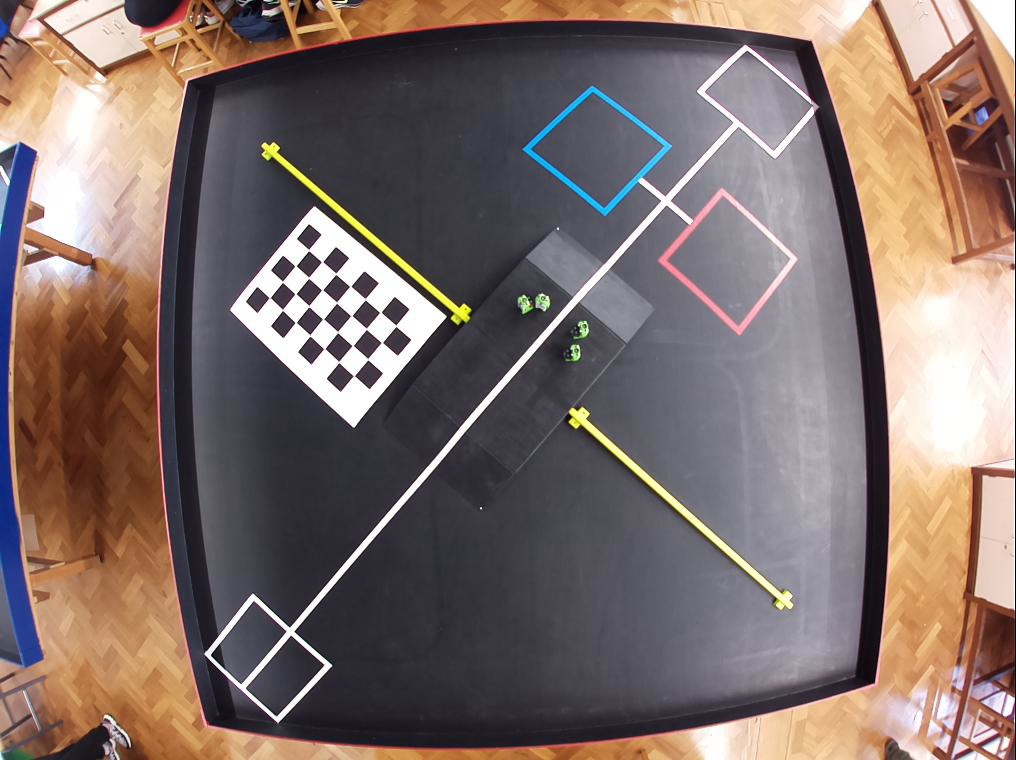
#> input picture camera/contour_testing/frame1.jpg, 1016 x 760 px; the run also reads 1 picture not shown here
$ python findGoals.py   (older library calls are emulated)
#> lines starting #> are read from the running program, lines starting #| are printed output that depends on the picture; after the words box and inside, x2 and y2 are one past the last pixel; in counts of white or black regions, pixels touching at a corner belong together; pictures that were not available may be replaced by others from this repository, and a replacement may not be noted
### camera/video_capture.py
#importing required libaries
import cv2
import numpy as np
import keyboard
import time
from numpy.core.numeric import Infinity

#distortion magic numbers calculated using the chessboard method
DIM=(1016, 760)
K=np.array([[617.0246864588934, 0.0, 498.84953870958276], [0.0, 620.5390466649645, 395.6528980159782], [0.0, 0.0, 1.0]])
D=np.array([[0.15842294486041952], [-0.8060115044560319], [1.463190158015197], [-0.9325973032567597]])

#takes in an image from the camera and returns and image the same size but undistorted
def undistort(img):

	#dimensions of the origional shape
	diml = img.shape[:2][::-1]
#> diml = (1016, 760)

	#ensure that the input image is the correct size, used to detect changes in camera
	assert diml[0] / diml[1] == DIM[0] / DIM[1]

	#adjusts the K calculated from the chessboard into one that takes into acount the new dimensions
	scaled_K = K * diml[0] / DIM[0]
#> scaled_K = [[617, 0, 498.8], [0, 620.5, 395.7], [0, 0, 1]]
	scaled_K[2][2] = 1.0

	#gets a new K that corrects the entire image
	new_K = cv2.fisheye.estimateNewCameraMatrixForUndistortRectify(scaled_K, D, diml, np.eye(3), balance=0.0)
#> new_K = [[545.7, 0, 493.3], [0, 548.8, 399.5], [0, 0, 1]]

	#undistorts the entire image
	map1, map2 = cv2.fisheye.initUndistortRectifyMap(scaled_K, D, np.eye(3), new_K, diml, cv2.CV_16SC2)
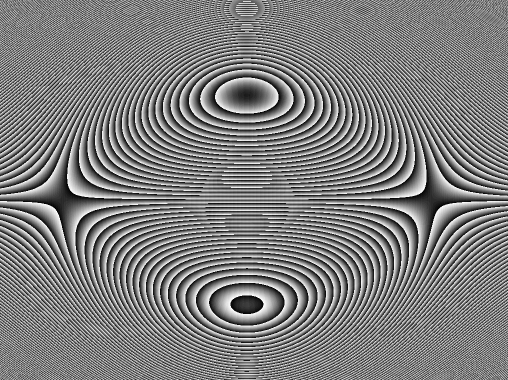
#> map2: shape (760, 1016) uint16 (shown at 1/2 size); min 0, max 1023, mean 509.8; drawn with min black and max white
	undistorted_img = cv2.remap(img, map1, map2, interpolation=cv2.INTER_LINEAR, borderMode=cv2.BORDER_CONSTANT)
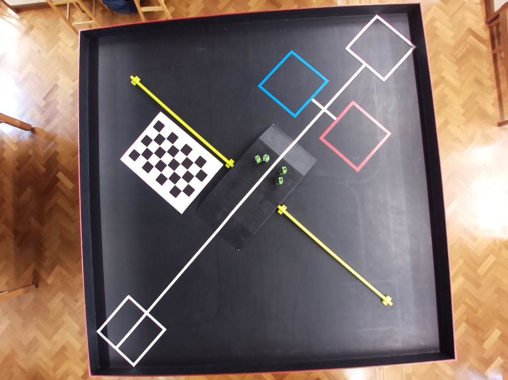
#> undistorted_img: shape (760, 1016, 3) (shown at 1/2 size); mean B, G, R 104.2, 110.6, 127.3
#> img is the input picture: shape (760, 1016, 3); mean B, G, R 106.4, 110.7, 126.9

	#returns the undistorted image
	return undistorted_img

#generic function that returns 50 frames from the camera passed through some function F
# [31 lines left out: function start_video, not called in this run]

#takes a distorted image and returns an undistorted image of the table only
def isolateCenter(img):
	#undistort the raw image
	img = undistort(img)

	#"magic number" points that are the 4 corners of the table for this specific camera
	box = np.array([
            [[201,735]],
            [[178,76]],
            [[813,36]],
            [[878,705]]
        ])

	#casting the box into a form that is easier for cv2 to work with but harder for humans
	src_pts = box.astype("float32")

	#calculating the height and width of the table in the picture space
	width = (int)(((201-878)**2 + (735-705)**2)**0.5)
	height = (int)(((201-178)**2 + (735-76)**2)**0.5)

	#creates a new point array which is a rectangle with the same height and width of the table in image space
	#this is used to map the rotated and translated table to a rectangle centered on the origin
	dst_pts = np.array([[0, height-1],
                        [0, 0],
                        [width-1, 0],
                        [width-1, height-1]], dtype="float32")

	#gets the matrix that maps the image space co-ordinates to the new centered rectangle ones
	M = cv2.getPerspectiveTransform(src_pts, dst_pts)

	#warps the image by the matrix M, and then only takes the table from it as there is some unwanted image around it
	warped = cv2.warpPerspective(img, M, (width, height))
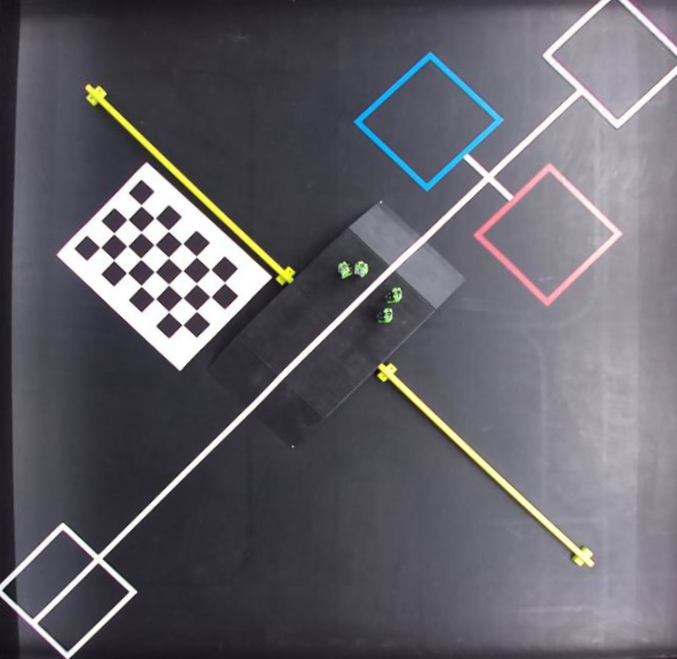
#> warped: shape (659, 677, 3); mean B, G, R 105.2, 97.1, 98.7
	return warped

#finds the contours that represent the return locations, mostly used to familiarise with open cv
# [144 lines left out: functions findGoals, ContSortFunct, findDummies, not called in this run]

'References: https://www.geeksforgeeks.org/camera-calibration-with-python-opencv/'
'https://medium.com/@kennethjiang/calibrate-fisheye-lens-using-opencv-333b05afa0b0'

### camera/find/findGoals.py
import cv2
import numpy as np
import keyboard
import glob

from camera.video_capture import isolateCenter
from numpy.core.numeric import Infinity

DIM=(1016, 760)
K=np.array([[617.0246864588934, 0.0, 498.84953870958276], [0.0, 620.5390466649645, 395.6528980159782], [0.0, 0.0, 1.0]])
D=np.array([[0.15842294486041952], [-0.8060115044560319], [1.463190158015197], [-0.9325973032567597]])

def findContors(img):
	#img = undistort(img)
	img = isolateCenter(img)

	imgB = cv2.cvtColor(img,cv2.COLOR_BGR2GRAY)
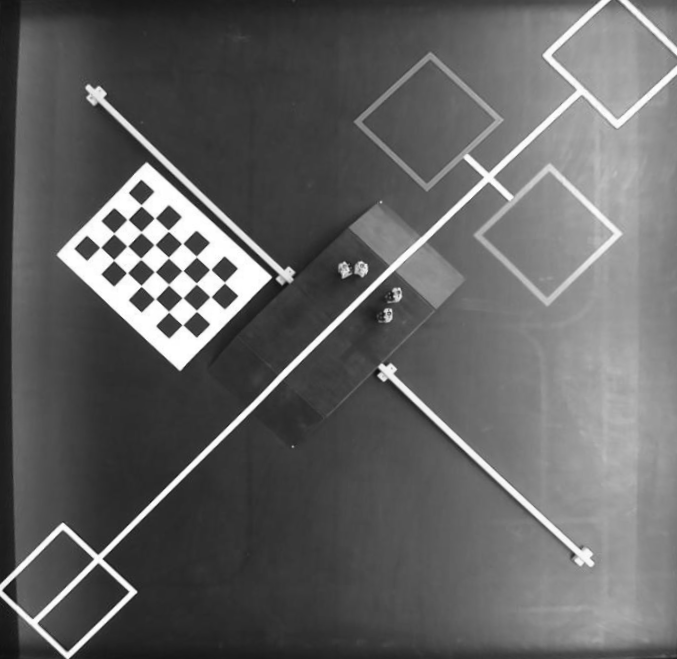
#> imgB: shape (659, 677); min 14, max 255, mean 98.4

	imgBlur = cv2.GaussianBlur(imgB , (3,3) , 0)

	imgEdge = cv2.Canny(image = imgBlur, threshold1=0, threshold2=255)
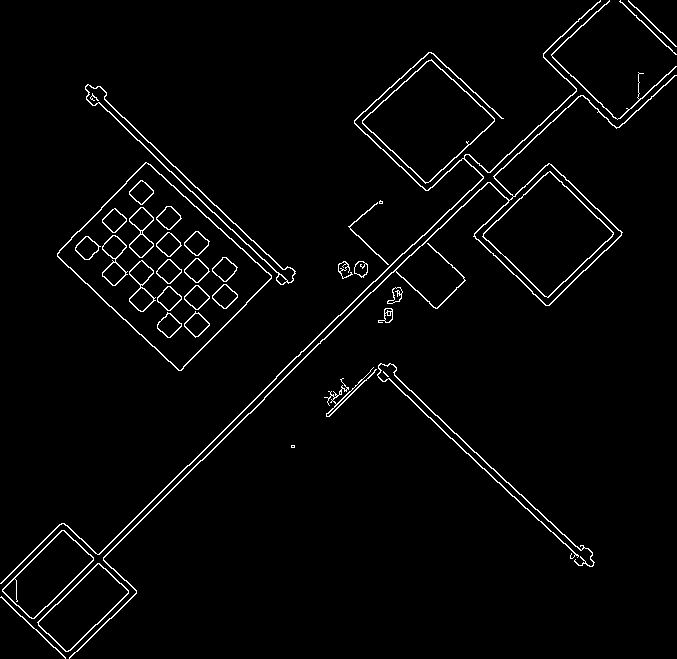
#> imgEdge: shape (659, 677); 2.6% white in thin lines or dots

	contours, heirachy = cv2.findContours(imgEdge,cv2.RETR_TREE,cv2.CHAIN_APPROX_NONE)
#> contours = 80 contours, 11 with area under 20; largest, box (x1, y1, x2, y2) and area: (57, 162, 272, 371) 22503, (57, 162, 272, 371) 22098, (69, 75, 677, 659) 11612, (474, 163, 622, 306) 10588, (362, 59, 495, 184) 8538

	polyContours = []

	blueGoal = [Infinity,0]
	redGoal = [Infinity,0]
	whiteGoal = [Infinity,0]

	max = 0
	cont = []

	for i in range(len(contours)):
		if heirachy[0][i][2] > max:
			max = heirachy[0][i][2]

		if heirachy[0][i][2] < 0:
			polyContours.append(contours[i])
#> this loop made 80 passes
#> after the loop, max = 75; polyContours = 46 contours, 9 with area under 20; largest, box (x1, y1, x2, y2) and area: (362, 60, 495, 183) 8296, (483, 171, 614, 298) 8280, (2, 530, 94, 619) 3623, (38, 563, 129, 652) 3570, (0, 0, 601, 584) 897

	for i in range(len(polyContours)):
	 	M = cv2.moments(polyContours[i])
	 	if M['m00'] != 0.0:
			 x = M['m10'] / M['m00']
			 y = M['m01'] / M['m00']

			 if (430 - x)**2 + (120 - y)**2 < blueGoal[0]:
				 blueGoal[0] = (430 - x)**2 + (120 - y)**2
				 blueGoal[1] = polyContours[i]

			 if (550 - x)**2 + (235 - y)**2 < redGoal[0]:
				 redGoal[0] = (550 - x)**2 + (235 - y)**2
				 redGoal[1] = polyContours[i]

			 if (615 - x)**2 + (53 - y)**2 < whiteGoal[0]:
				 whiteGoal[0] = (615 - x)**2 + (53 - y)**2
				 whiteGoal[1] = polyContours[i]
#> this loop made 46 passes
#> (x, y) on passes 1 to 8: (32.53, 626.7), (82.8, 607.3), (47.63, 574.3), (292.5, 446), (385.3, 373.7), (336, 395), (340, 392.5), (485.2, 465.3)
#> after the loop, blueGoal = 2 items, first 2: 4.32, contour of 274 points, box (x1, y1, x2, y2) (362, 60, 495, 183), area 8296; redGoal = 2 items, first 2: 5.95, contour of 265 points, box (x1, y1, x2, y2) (483, 171, 614, 298), area 8280; whiteGoal = 2 items, first 2: 404.2, contour of 440 points, box (x1, y1, x2, y2) (551, 0, 677, 120), area 162

	 		#img = cv2.circle(img, (int(M['m10']/M['m00']),int(M['m01']/M['m00'])), radius=5, color=(0, 0, 255), thickness=-1)

	cv2.circle(img, (430,120), 5, (255,0,0), -1)
#> img: shape (659, 677, 3)
	cv2.circle(img, (550,235), 5, (0,0,255), -1)
#> img: shape (659, 677, 3); mean B, G, R 105.2, 97, 98.7
	cv2.circle(img, (615,53), 5, (255,255,255), -1)
#> img: shape (659, 677, 3); mean B, G, R 105.2, 97, 98.7

	cv2.drawContours(img, blueGoal[1], -1, (255,0,0), 2)
	cv2.drawContours(img, redGoal[1], -1, (0,0,255), 2)
	cv2.drawContours(img, whiteGoal[1], -1, (255,255,255), 2)
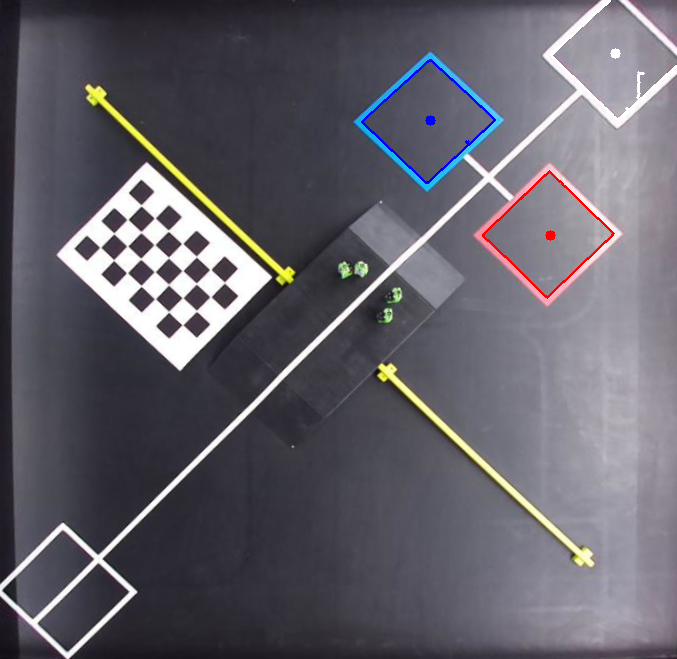
#> img: shape (659, 677, 3); mean B, G, R 105.2, 96.7, 98.9

	cv2.imshow("trest",img)


images = glob.glob('D:/George/Documents/GitHub/IDP_M201/camera/contour_testing/*.jpg')

for frame in images:
    findContors(cv2.imread(frame))
    cv2.waitKey(0)
#> pass 2 of the loop `for frame in images:`:
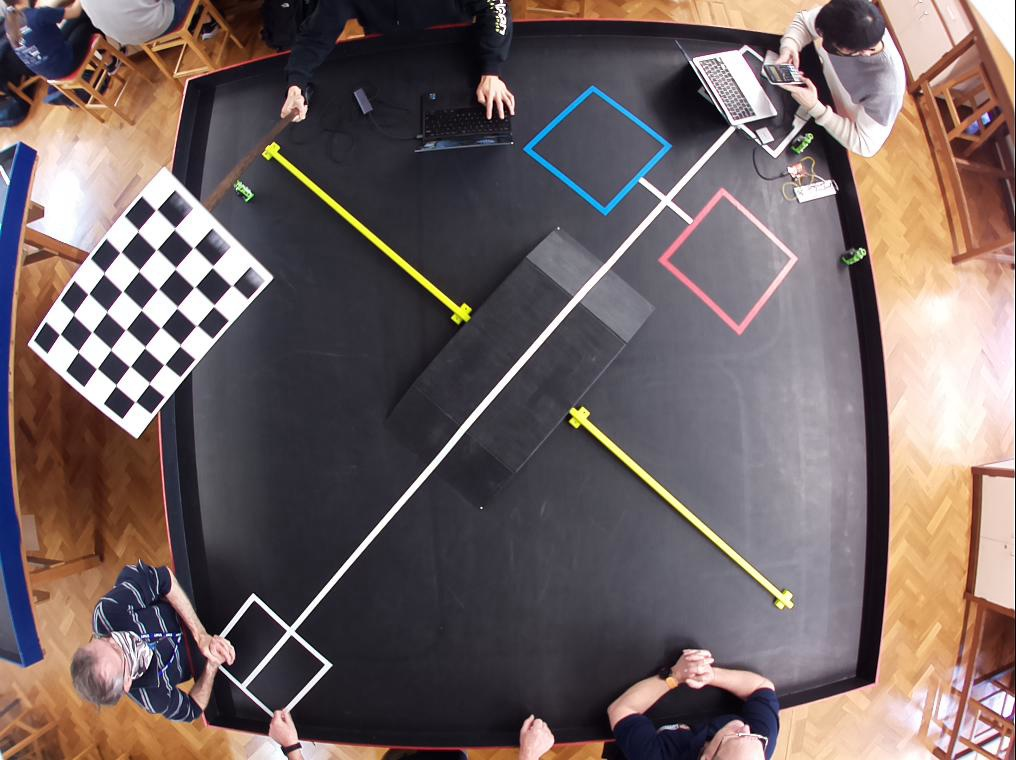
#> input picture camera/contour_testing/frame10.jpg, 1016 x 760 px
#> in undistort, img is the input picture: shape (760, 1016, 3); mean B, G, R 98.6, 99.4, 113.3
#> in findContors (call 2), `imgEdge = cv2.Canny(image = imgBlur, threshold1=0, threshold2=255)`:
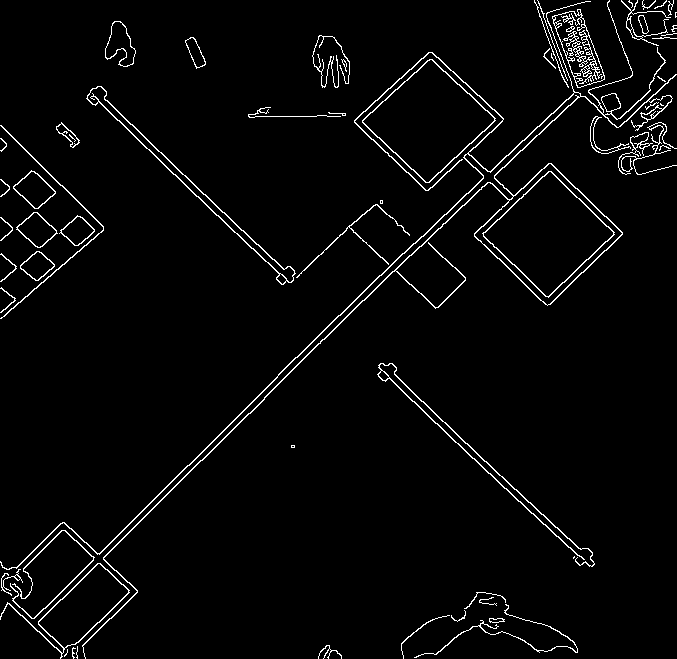
#> imgEdge: shape (659, 677); 3.1% white in thin lines or dots
#> contours = 140 contours, 84 with area under 20; largest, box (x1, y1, x2, y2) and area: (0, 0, 677, 659) 12942, (474, 163, 623, 306) 10592, (362, 59, 496, 183) 8539, (482, 171, 615, 298) 8521, (362, 59, 495, 183) 8297
#> the loop in findContors (call 2), `for i in range(len(contours)):` made 140 passes
#> after the loop in findContors (call 2), `for i in range(len(contours)):`: max = 134; polyContours = 110 contours, 79 with area under 20; largest, box (x1, y1, x2, y2) and area: (362, 59, 495, 183) 8297, (483, 171, 614, 297) 8276, (38, 563, 129, 649) 3536, (87, 86, 295, 283) 1718, (13, 171, 56, 209) 805
#> the loop in findContors (call 2), `for i in range(len(polyContours)):` made 110 passes
#> (x, y) on passes 1 to 4: (65, 654.5), (72.75, 652.7), (76.67, 657), (328.9, 651.2)
#> after the loop in findContors (call 2), `for i in range(len(polyContours)):`: blueGoal = 2 items, first 2: 2.51, contour of 266 points, box (x1, y1, x2, y2) (362, 59, 495, 183), area 8297; redGoal = 2 items, first 2: 5.46, contour of 266 points, box (x1, y1, x2, y2) (483, 171, 614, 297), area 8276; whiteGoal = [586, [[595, 68], [596, 67], [597, 68], [596, 69]]]
#> in findContors (call 2), `cv2.drawContours(img, redGoal[1], -1, (0,0,255), 2)`:
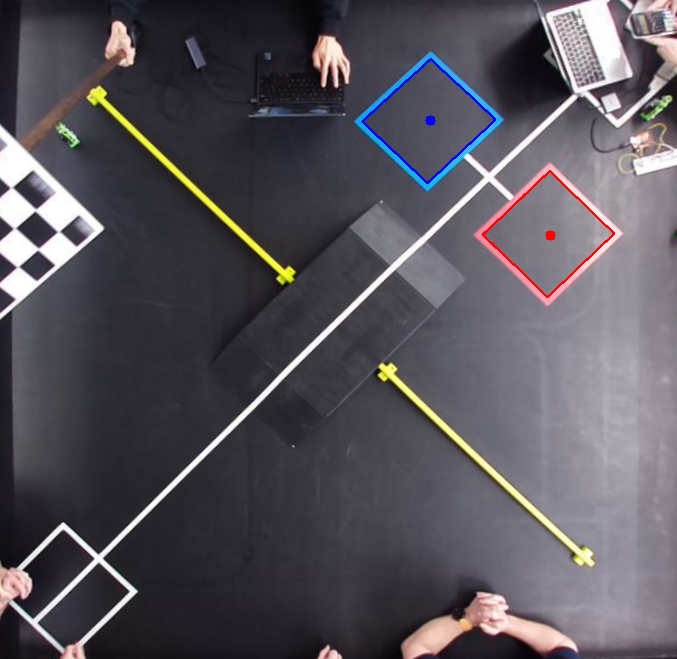
#> img: shape (659, 677, 3); mean B, G, R 91.7, 84.3, 88


# Create VideoCapture object and read from camera address
cam = cv2.VideoCapture("http://localhost:8081/stream/video.mjpeg")

# Check if camera is opened successfully
if (cam.isOpened() == False):
	print("Error opening video stream")

count = 0
# Read until video is completed
while cam.isOpened():
	# Capture frame-by-frame
	ret, frame = cam.read()
	if ret == True:

		ret = findContors(frame)
#> in findContors (call 4), `contours, heirachy = cv2.findContours(imgEdge,cv2.RETR_TREE,cv2.CHAIN_..`: contours = 80 contours, 11 with area under 20; largest, box (x1, y1, x2, y2) and area: (57, 162, 272, 371) 22503, (57, 162, 272, 371) 22098, (69, 75, 677, 659) 11612, (474, 163, 622, 306) 10588, (362, 59, 495, 184) 8538
#> after the loop in findContors (call 4), `for i in range(len(contours)):`: max = 75; polyContours = 46 contours, 9 with area under 20; largest, box (x1, y1, x2, y2) and area: (362, 60, 495, 183) 8296, (483, 171, 614, 298) 8280, (2, 530, 94, 619) 3623, (38, 563, 129, 652) 3570, (0, 0, 601, 584) 897
		cv2.waitKey(1)

		#Display the resulting frame
		#cv2.imshow("undistorted",undistort(frame))
		# Press Q on keyboard to exit

		if keyboard.is_pressed('q'):
#> (key q is pressed here)
			break

		# Press S to save frame
		if keyboard.is_pressed('s'):
			count += 1
			cv2.imwrite("frame%d.jpg" % count, frame)

	# Break the loop
	else:
		print("Failed to read camera")
		break

# When everything done, release the video capture object
cam.release()

# Close all the frames
cv2.destroyAllWindows()

'References: https://www.geeksforgeeks.org/camera-calibration-with-python-opencv/'
'https://medium.com/@kennethjiang/calibrate-fisheye-lens-using-opencv-333b05afa0b0'
